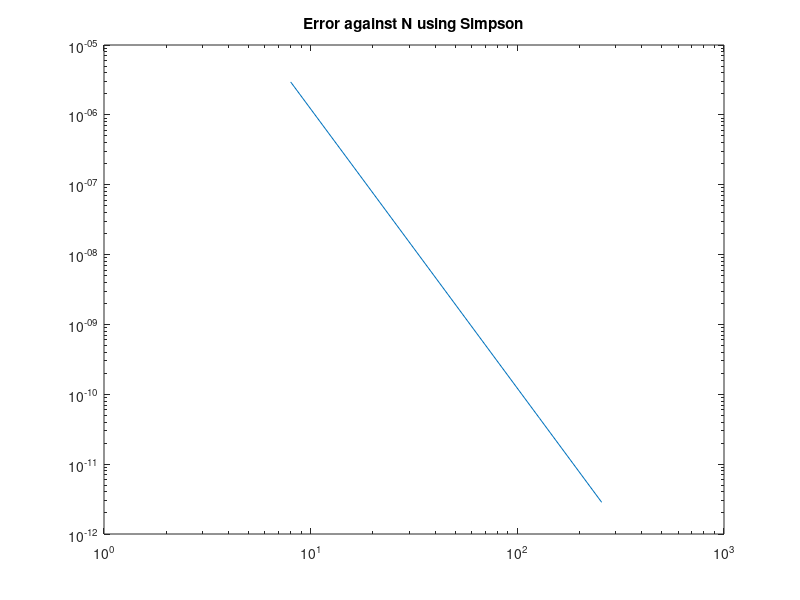

MATLAB code for this plot:
clc
clear all

A = 1; B = 0.5;
K = 1-(B/A)^2;
g = @(x) sqrt(1-K*(sin(x)^2));

n = 3:8;
Nt = 2.^n;

Sol = zeros(6,1);
H = zeros(6,1);
% exact soultion
Xexact = 0.8866251235367069482;

% Solution for N = 8,16,32,64,128,256
for j = 1:6
    N = Nt(j);
    h = 1/N;
    H(j) = h;
    % Trapezoidal rule
    S = 0;
    for i = 1:N+1
        xi = (i-1)*h;
        
        if ((i == 1) || (i == N+1))
            S = S + g(xi);
        else
            if (mod(i,2) == 1)
                S = S + 2*g(xi);
            else
                S = S + 4*g(xi);
            end
        end
    end

    S = A*S*h/3;
    
    Sol(j) = S;
end

% error
error = abs(Sol - Xexact);

% Slope
p = polyfit(log(H), log(error),1);

fprintf('The slope of the line is p = %f\n', p(1));

% plot

loglog(Nt,error)
title('Error against N using Simpson')